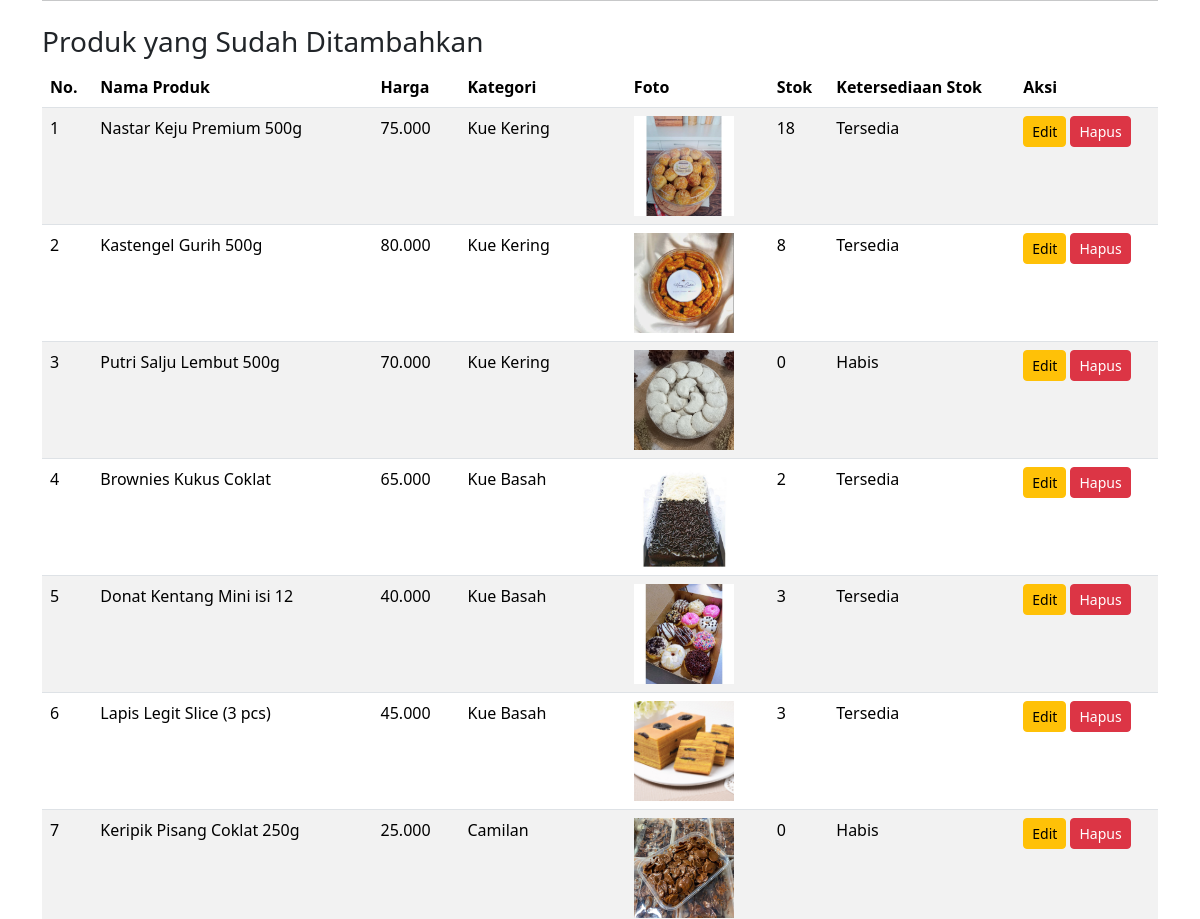
The page /adminpanel/produk.php (signed in, middle part) on the database as committed earlier.
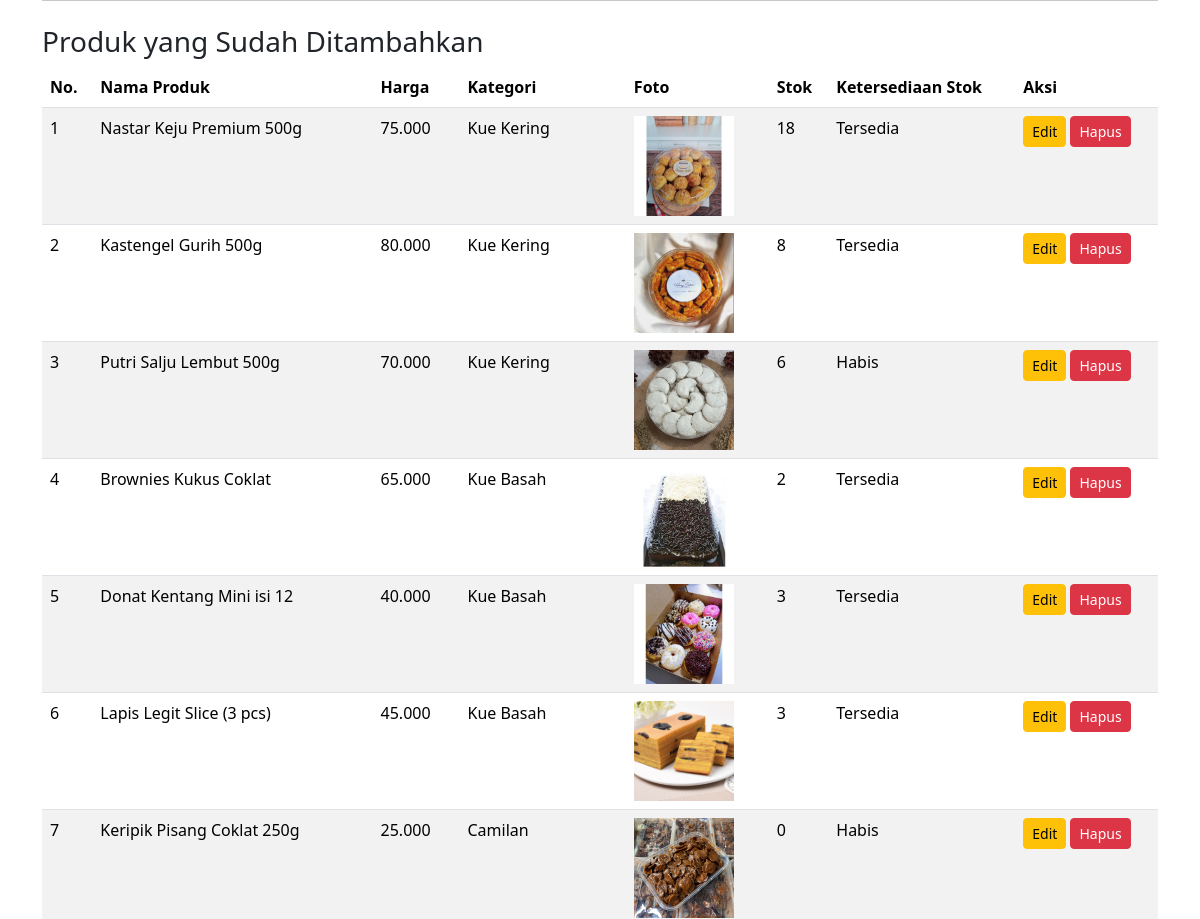
The same page on the database as committed later.
### tables this page shows
CREATE TABLE `produk` (
  `id` int(11) NOT NULL,
  `kategori_id` int(11) DEFAULT NULL,
  `nama` varchar(255) DEFAULT NULL,
  `harga` double DEFAULT NULL,
  `foto` varchar(255) DEFAULT NULL,
  `detail` text DEFAULT NULL,
  `ketersediaan_stok` enum('habis','tersedia') DEFAULT 'tersedia',
  `stok` int(11) DEFAULT 0
);

CREATE TABLE `kategori` (
  `id` int(11) NOT NULL,
  `nama` varchar(100) DEFAULT NULL
);

### adminpanel/produk.php (the view, shortened to what this page needs)
<?php
require "koneksi.php";
?>
<!DOCTYPE html>
<html lang="id">
<head>
    <link href="https://cdn.jsdelivr.net/npm/bootstrap@5.3.2/dist/css/bootstrap.min.css" rel="stylesheet">
    <link href="https://cdn.jsdelivr.net/npm/bootstrap-icons@1.10.5/font/bootstrap-icons.css" rel="stylesheet">
</head>
<body>
<div class="container mt-4">
    <h3 class="mt-4">Produk yang Sudah Ditambahkan</h3>
    <div class="table-responsive">
        <table class="table table-striped">
            <thead>
                <tr>
                    <th>No.</th>
                    <th>Nama Produk</th>
                    <th>Harga</th>
                    <th>Kategori</th>
                    <th>Foto</th>
                    <th>Stok</th>
                    <th>Ketersediaan Stok</th>
                    <th>Aksi</th>
                </tr>
            </thead>
            <tbody>
                <?php
                $queryProduk = mysqli_query($con, "SELECT produk.*, kategori.nama as kategori_name FROM produk INNER JOIN kategori ON produk.kategori_id = kategori.id");
                $no = 1;
                while ($produk = mysqli_fetch_array($queryProduk)) {
                ?>
                    <tr>
                        <td><?= $no++; ?></td>
                        <td><?= $produk['nama']; ?></td>
                        <td><?= number_format($produk['harga'], 0, ',', '.'); ?></td>
                        <td><?= $produk['kategori_name']; ?></td>
                        <td>
                            <img src="<?= $produk['foto']; ?>" alt="Foto Produk" width="100">
                        </td>
                        <td><?= $produk['stok']; ?></td>
                        <td><?= ucfirst($produk['ketersediaan_stok']); ?></td>
                        <td>
                            <a href="produk.php?edit=<?= $produk['id']; ?>" class="btn btn-warning btn-sm">Edit</a>
                            <a href="produk.php?delete=<?= $produk['id']; ?>" class="btn btn-danger btn-sm" onclick="return confirm('Apakah Anda yakin ingin menghapus produk ini?')">Hapus</a>
                        </td>
                    </tr>
                <?php } ?>
            </tbody>
        </table>
    </div>
</div>
</body>
</html>

Rows that differ between the two databases and show on the page:
changed produk "Putri Salju Lembut 500g": stok "0" → "6"
